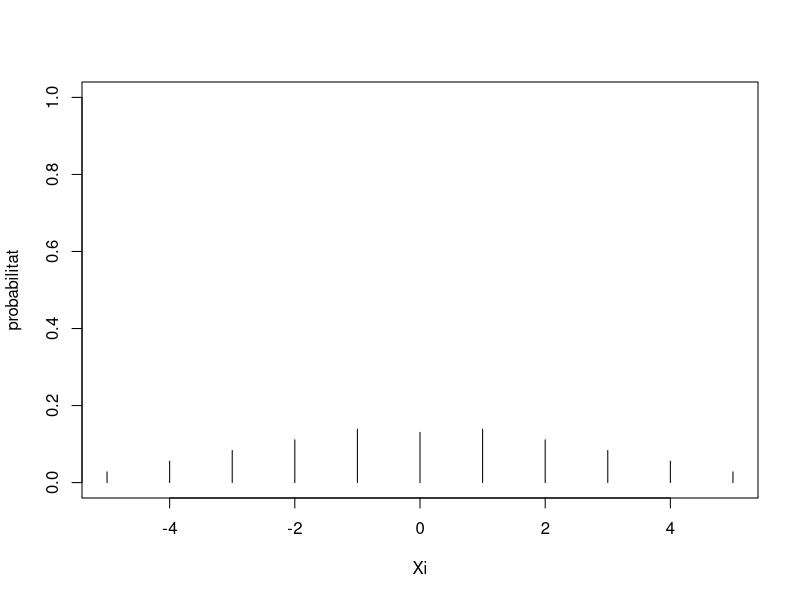
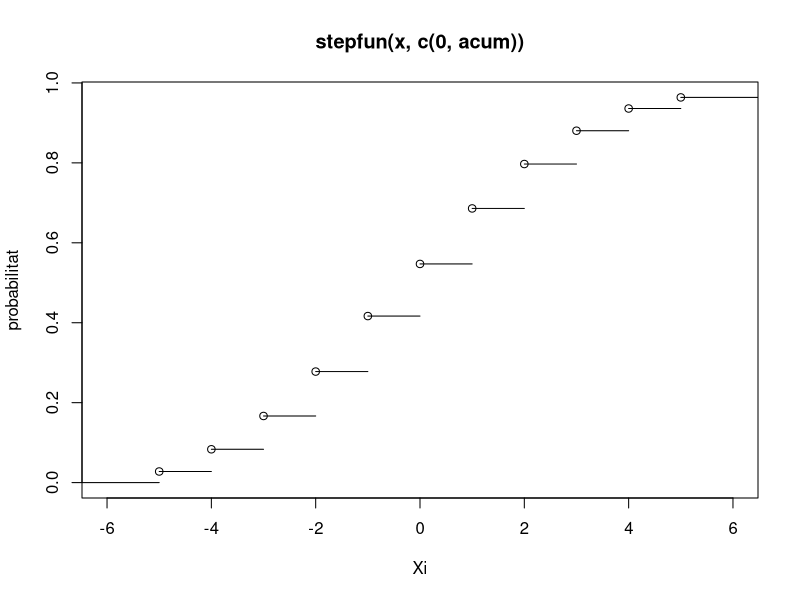

Here is the R script that generated these plots, in order:
# Apartat a)
# Creació dels vectors de valors xi
x <- c(-5:5)
prob <- c(1/36, 2/36, 3/36, 4/36, 5/36, 6/46, 5/36, 4/36, 3/36, 2/36, 1/36)

# Representació de la funció de massa de probabilitat
plot(x,prob,type="h", xlim=c(-5,5), ylim=c(0,1), xlab="Xi", ylab="probabilitat")

# Representació de la funció de distribució de probabilitat
acum <- cumsum(prob)
s <- stepfun(x, c(0,acum))
plot(s,verticals=FALSE, xlab="Xi", ylab="probabilitat")

# Càlcul esperança
esp <- sum(x*prob)

# Apartat b)
# Simulem les mostres per n = 50, n = 100 i n = 1000
n = 50
n = 100
n = 1000

x <- c(-5:5)
probs <- c(1/36, 2/36, 3/36, 4/36, 5/36, 6/46, 5/36, 4/36, 3/36, 2/36, 1/36)

Y <- sample(x,n,prob = probs, replace=TRUE)
mean(Y)
var(Y)

# Apartat c)
# Taula de freqüències relatives (32 casos possibles)
x <- c(1:6)
probs = c(1/6, 1/6, 1/6, 1/6, 1/6, 1/6)

t <- sample(x, n, prob=probs, replace=TRUE)
v <- sample(x, n, prob=probs, replace=TRUE)

z <- t - v
table(z)/n